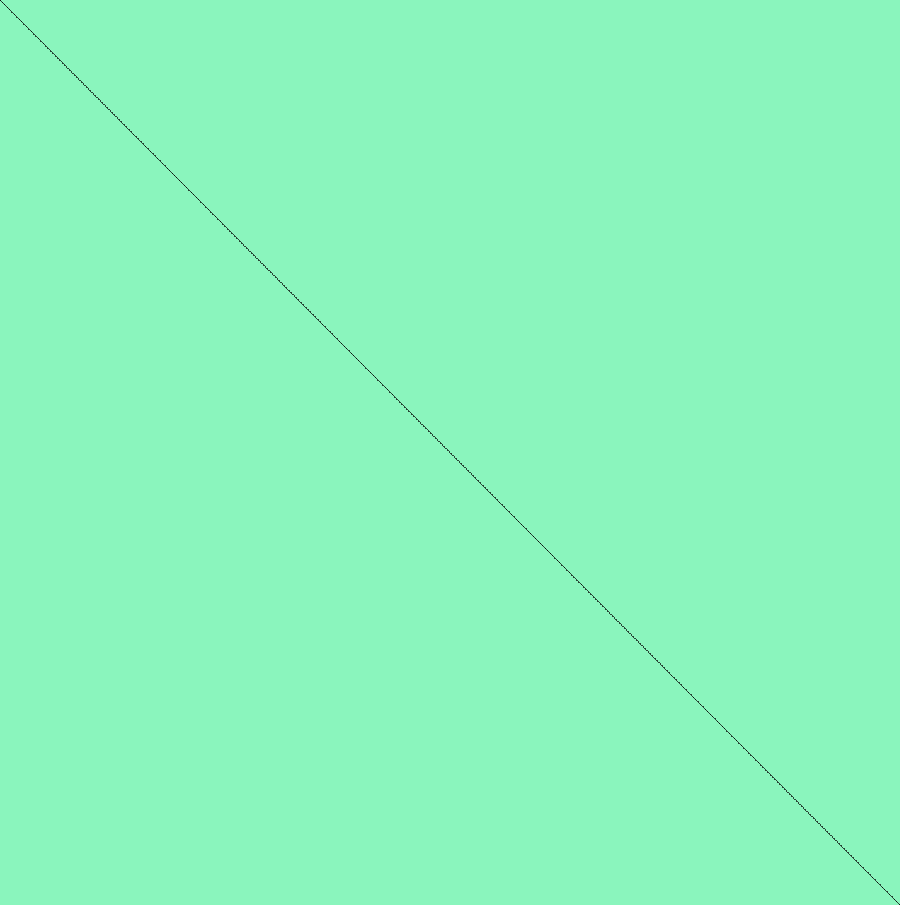
Frame 1 (no input)
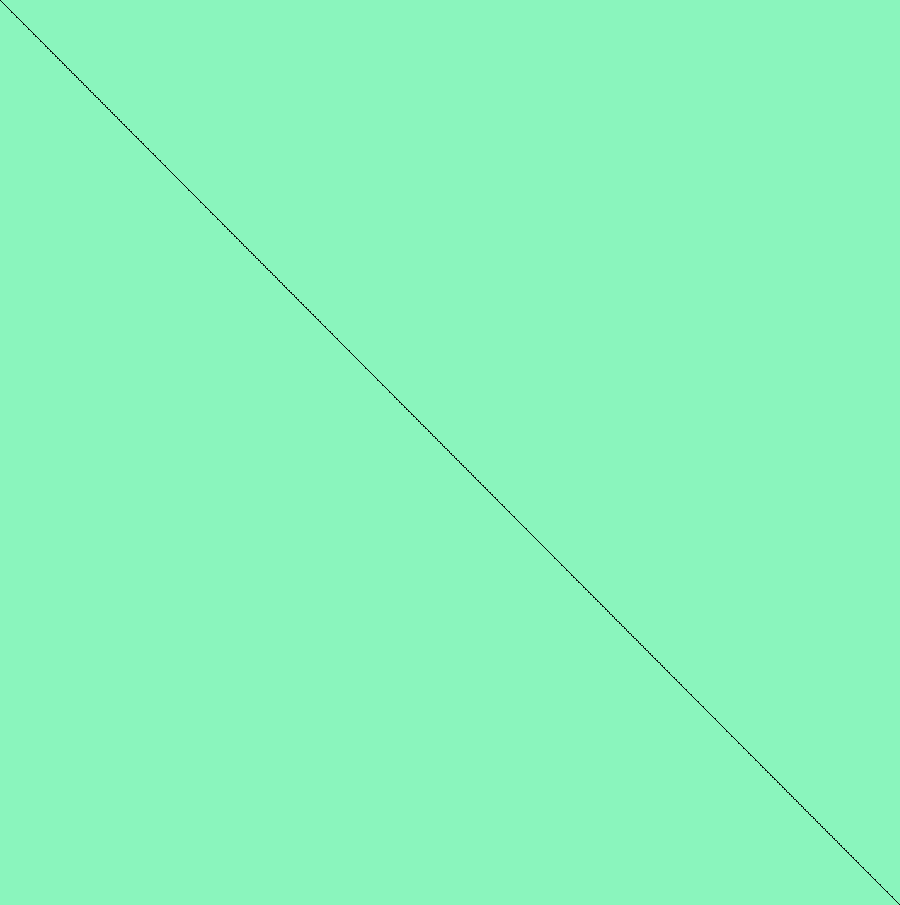
Frame 2 (the mouse pressed at the canvas centre, redrawn once)

The Processing sketch that drew these frames (run headless with seeded random() and noise(); the mouse was pressed at the canvas centre and the sketch redrawn once):

// Processing sketch: que_pde
// ── que_pde.pde
void setup(){
  size(900, 905);
  background(#8AF5BD);
  noLoop();
}

void draw(){
  float a = width;
  float b = height; 
  float hypotenuse = sqrt(a * a + b * b);
  float xSpacing = width / hypotenuse;
  float ySpacing = height / hypotenuse;
  
  println(a);
  println(b);
  println(hypotenuse);
  println(xSpacing);
  println(ySpacing);
  float x = 0;
  float y = 0;
  for(float i = 0; i < width + height; i++){
    point(x, y);
    x += xSpacing;
    y += ySpacing;
    println("Valor de x ");
    println(x);
    println("Valor de y ");
    println(y);
  }

}
